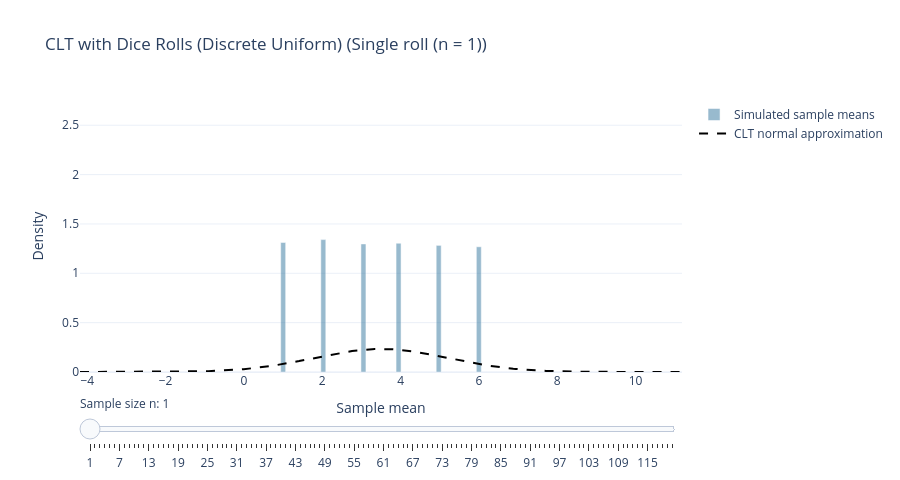

Notebook code cell kept with this figure:
### Markdown cell above
### Simulation

Let's now plot a simulation where we roll a six-sided die $n$ times to develop some intuition about the Central Limit Theorem (CLT).
- We model rolling a die $n$ times, and repeat this for many repeated trials.
- For each trial, we calculate the mean of $n$ die rolls.
- We then visualize the distribution of these sample means with different values of $n$, showing how it approaches a normal distribution as $n$ gets larger.
- The interactive plot below lets you adjust $n$ and watch the sample means transition from the original uniform distribution ($n=1$) to an increasingly bell-shaped (normal) curve for large $n$.
- Start at $n=1$ and try slowly increasing $n$ with the slider below to see how the distribution changes with large $n$.

### Code cell
clt_plotly_interactive(
    distribution="dice",
    pop_mean=3.5,
    pop_std=np.sqrt(35 / 12),
    title="CLT with Dice Rolls (Discrete Uniform)",
    raw_label="Single roll (n = 1)",
    n_default=1,
    n_values=list(range(1, 121)),
    trials=10000,
    seed=42,
    bar_color="rgba(53, 120, 160, 0.68)",
)

### Figure 1 — Plotly figure (JSON) as saved in the notebook; plotly's stock layout.template omitted (floating-point values rounded to 4 significant figures; data arrays with more than 128 entries replaced by an {"elided": "..."} marker saying what was removed)
{"data": [{"marker": {"color": "rgba(53, 120, 160, 0.68)"}, "name": "Simulated sample means", "opacity": 0.75, "type": "bar", "x": [-4.121, -3.993, -3.865, -3.737, -3.609, -3.481, -3.353, -3.225, -3.096, -2.968, -2.84, -2.712, -2.584, -2.456, -2.328, -2.2, -2.072, -1.944, -1.816, -1.688, -1.559, -1.431, -1.303, -1.175, -1.047, -0.919, -0.7909, -0.6628, -0.5347, -0.4066, -0.2786, -0.1505, -0.02239, 0.1057, 0.2338, 0.3619, 0.49, 0.618, 0.7461, 0.8742, 1.002, 1.13, 1.258, 1.387, 1.515, 1.643, 1.771, 1.899, 2.027, 2.155, 2.283, 2.411, 2.539, 2.667, 2.796, 2.924, 3.052, 3.18, 3.308, 3.436, 3.564, 3.692, 3.82, 3.948, 4.076, 4.204, 4.333, 4.461, 4.589, 4.717, 4.845, 4.973, 5.101, 5.229, 5.357, 5.485, 5.613, 5.742, 5.87, 5.998, 6.126, 6.254, 6.382, 6.51, 6.638, 6.766, 6.894, 7.022, 7.15, 7.279, 7.407, 7.535, 7.663, 7.791, 7.919, 8.047, 8.175, 8.303, 8.431, 8.559, 8.688, 8.816, 8.944, 9.072, 9.2, 9.328, 9.456, 9.584, 9.712, 9.84, 9.968, 10.1, 10.22, 10.35, 10.48, 10.61, 10.74, 10.86, 10.99, 11.12], "y": [0.0, 0.0, 0.0, 0.0, 0.0, 0.0, 0.0, 0.0, 0.0, 0.0, 0.0, 0.0, 0.0, 0.0, 0.0, 0.0, 0.0, 0.0, 0.0, 0.0, 0.0, 0.0, 0.0, 0.0, 0.0, 0.0, 0.0, 0.0, 0.0, 0.0, 0.0, 0.0, 0.0, 0.0, 0.0, 0.0, 0.0, 0.0, 0.0, 0.0, 1.312, 0.0, 0.0, 0.0, 0.0, 0.0, 0.0, 0.0, 1.341, 0.0, 0.0, 0.0, 0.0, 0.0, 0.0, 0.0, 1.298, 0.0, 0.0, 0.0, 0.0, 0.0, 0.0, 1.305, 0.0, 0.0, 0.0, 0.0, 0.0, 0.0, 0.0, 1.283, 0.0, 0.0, 0.0, 0.0, 0.0, 0.0, 0.0, 1.269, 0.0, 0.0, 0.0, 0.0, 0.0, 0.0, 0.0, 0.0, 0.0, 0.0, 0.0, 0.0, 0.0, 0.0, 0.0, 0.0, 0.0, 0.0, 0.0, 0.0, 0.0, 0.0, 0.0, 0.0, 0.0, 0.0, 0.0, 0.0, 0.0, 0.0, 0.0, 0.0, 0.0, 0.0, 0.0, 0.0, 0.0, 0.0, 0.0, 0.0]}, {"line": {"color": "black", "dash": "dash", "width": 2}, "mode": "lines", "name": "CLT normal approximation", "type": "scatter", "x": {"elided": "240 float values"}, "y": {"elided": "240 float values"}}], "layout": {"bargap": 0, "height": 480, "sliders": [{"active": 0, "currentvalue": {"prefix": "Sample size n: "}, "pad": {"t": 20}, "steps": [{"args": [["1"], {"frame": {"duration": 0, "redraw": true}, "mode": "immediate"}], "label": "1", "method": "animate"}, {"args": [["2"], {"frame": {"duration": 0, "redraw": true}, "mode": "immediate"}], "label": "2", "method": "animate"}, {"args": [["3"], {"frame": {"duration": 0, "redraw": true}, "mode": "immediate"}], "label": "3", "method": "animate"}, {"args": [["4"], {"frame": {"duration": 0, "redraw": true}, "mode": "immediate"}], "label": "4", "method": "animate"}, {"args": [["5"], {"frame": {"duration": 0, "redraw": true}, "mode": "immediate"}], "label": "5", "method": "animate"}, {"args": [["6"], {"frame": {"duration": 0, "redraw": true}, "mode": "immediate"}], "label": "6", "method": "animate"}, {"args": [["7"], {"frame": {"duration": 0, "redraw": true}, "mode": "immediate"}], "label": "7", "method": "animate"}, {"args": [["8"], {"frame": {"duration": 0, "redraw": true}, "mode": "immediate"}], "label": "8", "method": "animate"}, {"args": [["9"], {"frame": {"duration": 0, "redraw": true}, "mode": "immediate"}], "label": "9", "method": "animate"}, {"args": [["10"], {"frame": {"duration": 0, "redraw": true}, "mode": "immediate"}], "label": "10", "method": "animate"}, {"args": [["11"], {"frame": {"duration": 0, "redraw": true}, "mode": "immediate"}], "label": "11", "method": "animate"}, {"args": [["12"], {"frame": {"duration": 0, "redraw": true}, "mode": "immediate"}], "label": "12", "method": "animate"}, {"args": [["13"], {"frame": {"duration": 0, "redraw": true}, "mode": "immediate"}], "label": "13", "method": "animate"}, {"args": [["14"], {"frame": {"duration": 0, "redraw": true}, "mode": "immediate"}], "label": "14", "method": "animate"}, {"args": [["15"], {"frame": {"duration": 0, "redraw": true}, "mode": "immediate"}], "label": "15", "method": "animate"}, {"args": [["16"], {"frame": {"duration": 0, "redraw": true}, "mode": "immediate"}], "label": "16", "method": "animate"}, {"args": [["17"], {"frame": {"duration": 0, "redraw": true}, "mode": "immediate"}], "label": "17", "method": "animate"}, {"args": [["18"], {"frame": {"duration": 0, "redraw": true}, "mode": "immediate"}], "label": "18", "method": "animate"}, {"args": [["19"], {"frame": {"duration": 0, "redraw": true}, "mode": "immediate"}], "label": "19", "method": "animate"}, {"args": [["20"], {"frame": {"duration": 0, "redraw": true}, "mode": "immediate"}], "label": "20", "method": "animate"}, {"args": [["21"], {"frame": {"duration": 0, "redraw": true}, "mode": "immediate"}], "label": "21", "method": "animate"}, {"args": [["22"], {"frame": {"duration": 0, "redraw": true}, "mode": "immediate"}], "label": "22", "method": "animate"}, {"args": [["23"], {"frame": {"duration": 0, "redraw": true}, "mode": "immediate"}], "label": "23", "method": "animate"}, {"args": [["24"], {"frame": {"duration": 0, "redraw": true}, "mode": "immediate"}], "label": "24", "method": "animate"}, {"args": [["25"], {"frame": {"duration": 0, "redraw": true}, "mode": "immediate"}], "label": "25", "method": "animate"}, {"args": [["26"], {"frame": {"duration": 0, "redraw": true}, "mode": "immediate"}], "label": "26", "method": "animate"}, {"args": [["27"], {"frame": {"duration": 0, "redraw": true}, "mode": "immediate"}], "label": "27", "method": "animate"}, {"args": [["28"], {"frame": {"duration": 0, "redraw": true}, "mode": "immediate"}], "label": "28", "method": "animate"}, {"args": [["29"], {"frame": {"duration": 0, "redraw": true}, "mode": "immediate"}], "label": "29", "method": "animate"}, {"args": [["30"], {"frame": {"duration": 0, "redraw": true}, "mode": "immediate"}], "label": "30", "method": "animate"}, {"args": [["31"], {"frame": {"duration": 0, "redraw": true}, "mode": "immediate"}], "label": "31", "method": "animate"}, {"args": [["32"], {"frame": {"duration": 0, "redraw": true}, "mode": "immediate"}], "label": "32", "method": "animate"}, {"args": [["33"], {"frame": {"duration": 0, "redraw": true}, "mode": "immediate"}], "label": "33", "method": "animate"}, {"args": [["34"], {"frame": {"duration": 0, "redraw": true}, "mode": "immediate"}], "label": "34", "method": "animate"}, {"args": [["35"], {"frame": {"duration": 0, "redraw": true}, "mode": "immediate"}], "label": "35", "method": "animate"}, {"args": [["36"], {"frame": {"duration": 0, "redraw": true}, "mode": "immediate"}], "label": "36", "method": "animate"}, {"args": [["37"], {"frame": {"duration": 0, "redraw": true}, "mode": "immediate"}], "label": "37", "method": "animate"}, {"args": [["38"], {"frame": {"duration": 0, "redraw": true}, "mode": "immediate"}], "label": "38", "method": "animate"}, {"args": [["39"], {"frame": {"duration": 0, "redraw": true}, "mode": "immediate"}], "label": "39", "method": "animate"}, {"args": [["40"], {"frame": {"duration": 0, "redraw": true}, "mode": "immediate"}], "label": "40", "method": "animate"}, {"args": [["41"], {"frame": {"duration": 0, "redraw": true}, "mode": "immediate"}], "label": "41", "method": "animate"}, {"args": [["42"], {"frame": {"duration": 0, "redraw": true}, "mode": "immediate"}], "label": "42", "method": "animate"}, {"args": [["43"], {"frame": {"duration": 0, "redraw": true}, "mode": "immediate"}], "label": "43", "method": "animate"}, {"args": [["44"], {"frame": {"duration": 0, "redraw": true}, "mode": "immediate"}], "label": "44", "method": "animate"}, {"args": [["45"], {"frame": {"duration": 0, "redraw": true}, "mode": "immediate"}], "label": "45", "method": "animate"}, {"args": [["46"], {"frame": {"duration": 0, "redraw": true}, "mode": "immediate"}], "label": "46", "method": "animate"}, {"args": [["47"], {"frame": {"duration": 0, "redraw": true}, "mode": "immediate"}], "label": "47", "method": "animate"}, {"args": [["48"], {"frame": {"duration": 0, "redraw": true}, "mode": "immediate"}], "label": "48", "method": "animate"}, {"args": [["49"], {"frame": {"duration": 0, "redraw": true}, "mode": "immediate"}], "label": "49", "method": "animate"}, {"args": [["50"], {"frame": {"duration": 0, "redraw": true}, "mode": "immediate"}], "label": "50", "method": "animate"}, {"args": [["51"], {"frame": {"duration": 0, "redraw": true}, "mode": "immediate"}], "label": "51", "method": "animate"}, {"args": [["52"], {"frame": {"duration": 0, "redraw": true}, "mode": "immediate"}], "label": "52", "method": "animate"}, {"args": [["53"], {"frame": {"duration": 0, "redraw": true}, "mode": "immediate"}], "label": "53", "method": "animate"}, {"args": [["54"], {"frame": {"duration": 0, "redraw": true}, "mode": "immediate"}], "label": "54", "method": "animate"}, {"args": [["55"], {"frame": {"duration": 0, "redraw": true}, "mode": "immediate"}], "label": "55", "method": "animate"}, {"args": [["56"], {"frame": {"duration": 0, "redraw": true}, "mode": "immediate"}], "label": "56", "method": "animate"}, {"args": [["57"], {"frame": {"duration": 0, "redraw": true}, "mode": "immediate"}], "label": "57", "method": "animate"}, {"args": [["58"], {"frame": {"duration": 0, "redraw": true}, "mode": "immediate"}], "label": "58", "method": "animate"}, {"args": [["59"], {"frame": {"duration": 0, "redraw": true}, "mode": "immediate"}], "label": "59", "method": "animate"}, {"args": [["60"], {"frame": {"duration": 0, "redraw": true}, "mode": "immediate"}], "label": "60", "method": "animate"}, {"args": [["61"], {"frame": {"duration": 0, "redraw": true}, "mode": "immediate"}], "label": "61", "method": "animate"}, {"args": [["62"], {"frame": {"duration": 0, "redraw": true}, "mode": "immediate"}], "label": "62", "method": "animate"}, {"args": [["63"], {"frame": {"duration": 0, "redraw": true}, "mode": "immediate"}], "label": "63", "method": "animate"}, {"args": [["64"], {"frame": {"duration": 0, "redraw": true}, "mode": "immediate"}], "label": "64", "method": "animate"}, {"args": [["65"], {"frame": {"duration": 0, "redraw": true}, "mode": "immediate"}], "label": "65", "method": "animate"}, {"args": [["66"], {"frame": {"duration": 0, "redraw": true}, "mode": "immediate"}], "label": "66", "method": "animate"}, {"args": [["67"], {"frame": {"duration": 0, "redraw": true}, "mode": "immediate"}], "label": "67", "method": "animate"}, {"args": [["68"], {"frame": {"duration": 0, "redraw": true}, "mode": "immediate"}], "label": "68", "method": "animate"}, {"args": [["69"], {"frame": {"duration": 0, "redraw": true}, "mode": "immediate"}], "label": "69", "method": "animate"}, {"args": [["70"], {"frame": {"duration": 0, "redraw": true}, "mode": "immediate"}], "label": "70", "method": "animate"}, {"args": [["71"], {"frame": {"duration": 0, "redraw": true}, "mode": "immediate"}], "label": "71", "method": "animate"}, {"args": [["72"], {"frame": {"duration": 0, "redraw": true}, "mode": "immediate"}], "label": "72", "method": "animate"}, {"args": [["73"], {"frame": {"duration": 0, "redraw": true}, "mode": "immediate"}], "label": "73", "method": "animate"}, {"args": [["74"], {"frame": {"duration": 0, "redraw": true}, "mode": "immediate"}], "label": "74", "method": "animate"}, {"args": [["75"], {"frame": {"duration": 0, "redraw": true}, "mode": "immediate"}], "label": "75", "method": "animate"}, {"args": [["76"], {"frame": {"duration": 0, "redraw": true}, "mode": "immediate"}], "label": "76", "method": "animate"}, {"args": [["77"], {"frame": {"duration": 0, "redraw": true}, "mode": "immediate"}], "label": "77", "method": "animate"}, {"args": [["78"], {"frame": {"duration": 0, "redraw": true}, "mode": "immediate"}], "label": "78", "method": "animate"}, {"args": [["79"], {"frame": {"duration": 0, "redraw": true}, "mode": "immediate"}], "label": "79", "method": "animate"}, {"args": [["80"], {"frame": {"duration": 0, "redraw": true}, "mode": "immediate"}], "label": "80", "method": "animate"}, {"args": [["81"], {"frame": {"duration": 0, "redraw": true}, "mode": "immediate"}], "label": "81", "method": "animate"}, {"args": [["82"], {"frame": {"duration": 0, "redraw": true}, "mode": "immediate"}], "label": "82", "method": "animate"}, {"args": [["83"], {"frame": {"duration": 0, "redraw": true}, "mode": "immediate"}], "label": "83", "method": "animate"}, {"args": [["84"], {"frame": {"duration": 0, "redraw": true}, "mode": "immediate"}], "label": "84", "method": "animate"}, {"args": [["85"], {"frame": {"duration": 0, "redraw": true}, "mode": "immediate"}], "label": "85", "method": "animate"}, {"args": [["86"], {"frame": {"duration": 0, "redraw": true}, "mode": "immediate"}], "label": "86", "method": "animate"}, {"args": [["87"], {"frame": {"duration": 0, "redraw": true}, "mode": "immediate"}], "label": "87", "method": "animate"}, {"args": [["88"], {"frame": {"duration": 0, "redraw": true}, "mode": "immediate"}], "label": "88", "method": "animate"}, {"args": [["89"], {"frame": {"duration": 0, "redraw": true}, "mode": "immediate"}], "label": "89", "method": "animate"}, {"args": [["90"], {"frame": {"duration": 0, "redraw": true}, "mode": "immediate"}], "label": "90", "method": "animate"}, {"args": [["91"], {"frame": {"duration": 0, "redraw": true}, "mode": "immediate"}], "label": "91", "method": "animate"}, {"args": [["92"], {"frame": {"duration": 0, "redraw": true}, "mode": "immediate"}], "label": "92", "method": "animate"}, {"args": [["93"], {"frame": {"duration": 0, "redraw": true}, "mode": "immediate"}], "label": "93", "method": "animate"}, {"args": [["94"], {"frame": {"duration": 0, "redraw": true}, "mode": "immediate"}], "label": "94", "method": "animate"}, {"args": [["95"], {"frame": {"duration": 0, "redraw": true}, "mode": "immediate"}], "label": "95", "method": "animate"}, {"args": [["96"], {"frame": {"duration": 0, "redraw": true}, "mode": "immediate"}], "label": "96", "method": "animate"}, {"args": [["97"], {"frame": {"duration": 0, "redraw": true}, "mode": "immediate"}], "label": "97", "method": "animate"}, {"args": [["98"], {"frame": {"duration": 0, "redraw": true}, "mode": "immediate"}], "label": "98", "method": "animate"}, {"args": [["99"], {"frame": {"duration": 0, "redraw": true}, "mode": "immediate"}], "label": "99", "method": "animate"}, {"args": [["100"], {"frame": {"duration": 0, "redraw": true}, "mode": "immediate"}], "label": "100", "method": "animate"}, {"args": [["101"], {"frame": {"duration": 0, "redraw": true}, "mode": "immediate"}], "label": "101", "method": "animate"}, {"args": [["102"], {"frame": {"duration": 0, "redraw": true}, "mode": "immediate"}], "label": "102", "method": "animate"}, {"args": [["103"], {"frame": {"duration": 0, "redraw": true}, "mode": "immediate"}], "label": "103", "method": "animate"}, {"args": [["104"], {"frame": {"duration": 0, "redraw": true}, "mode": "immediate"}], "label": "104", "method": "animate"}, {"args": [["105"], {"frame": {"duration": 0, "redraw": true}, "mode": "immediate"}], "label": "105", "method": "animate"}, {"args": [["106"], {"frame": {"duration": 0, "redraw": true}, "mode": "immediate"}], "label": "106", "method": "animate"}, {"args": [["107"], {"frame": {"duration": 0, "redraw": true}, "mode": "immediate"}], "label": "107", "method": "animate"}, {"args": [["108"], {"frame": {"duration": 0, "redraw": true}, "mode": "immediate"}], "label": "108", "method": "animate"}, {"args": [["109"], {"frame": {"duration": 0, "redraw": true}, "mode": "immediate"}], "label": "109", "method": "animate"}, {"args": [["110"], {"frame": {"duration": 0, "redraw": true}, "mode": "immediate"}], "label": "110", "method": "animate"}, {"args": [["111"], {"frame": {"duration": 0, "redraw": true}, "mode": "immediate"}], "label": "111", "method": "animate"}, {"args": [["112"], {"frame": {"duration": 0, "redraw": true}, "mode": "immediate"}], "label": "112", "method": "animate"}, {"args": [["113"], {"frame": {"duration": 0, "redraw": true}, "mode": "immediate"}], "label": "113", "method": "animate"}, {"args": [["114"], {"frame": {"duration": 0, "redraw": true}, "mode": "immediate"}], "label": "114", "method": "animate"}, {"args": [["115"], {"frame": {"duration": 0, "redraw": true}, "mode": "immediate"}], "label": "115", "method": "animate"}, {"args": [["116"], {"frame": {"duration": 0, "redraw": true}, "mode": "immediate"}], "label": "116", "method": "animate"}, {"args": [["117"], {"frame": {"duration": 0, "redraw": true}, "mode": "immediate"}], "label": "117", "method": "animate"}, {"args": [["118"], {"frame": {"duration": 0, "redraw": true}, "mode": "immediate"}], "label": "118", "method": "animate"}, {"args": [["119"], {"frame": {"duration": 0, "redraw": true}, "mode": "immediate"}], "label": "119", "method": "animate"}, {"args": [["120"], {"frame": {"duration": 0, "redraw": true}, "mode": "immediate"}], "label": "120", "method": "animate"}]}], "title": {"text": "CLT with Dice Rolls (Discrete Uniform) (Single roll (n = 1))"}, "xaxis": {"title": {"text": "Sample mean"}}, "yaxis": {"range": [0, 2.756], "title": {"text": "Density"}}}}
